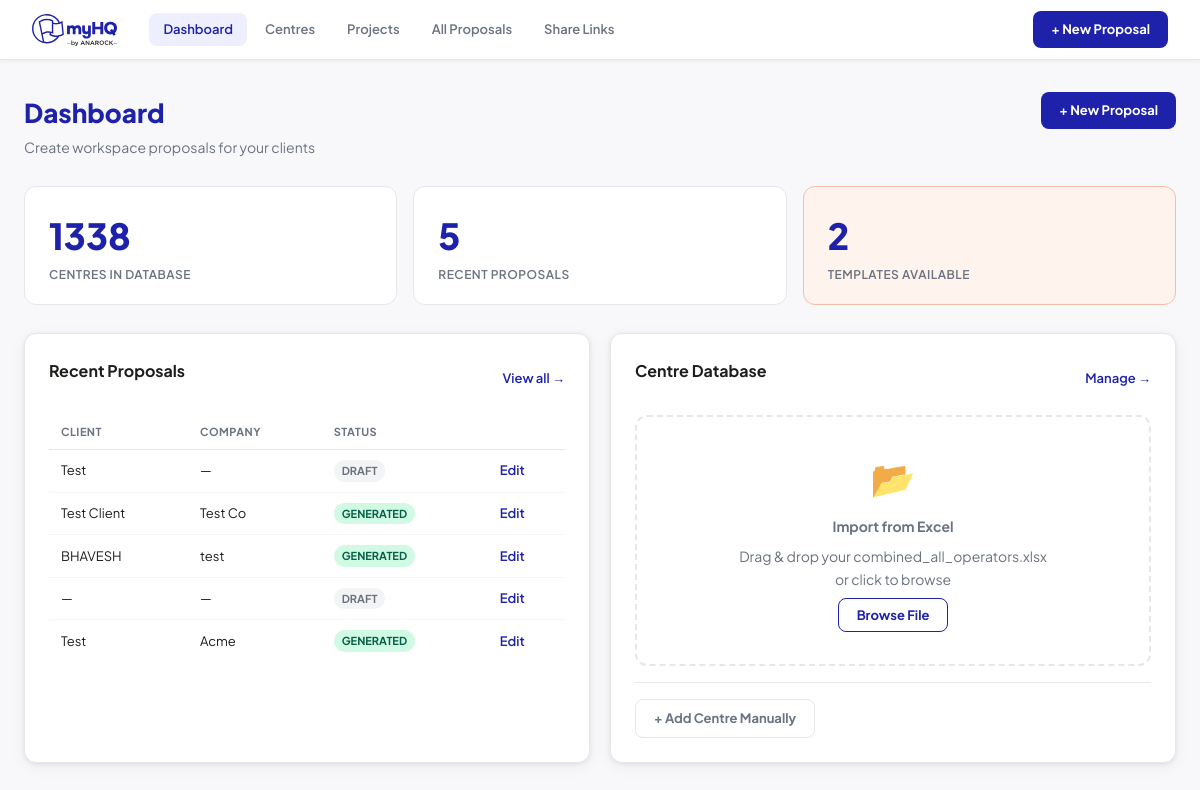
The page / on the database its author committed.
### tables this page shows
CREATE TABLE proposals (
            id INTEGER PRIMARY KEY AUTOINCREMENT,
            title TEXT,
            template TEXT DEFAULT 'london',
            client_name TEXT,
            client_company TEXT,
            client_email TEXT,
            client_location TEXT,
            team_size TEXT,
            space_type TEXT,
            area_required TEXT,
            budget TEXT,
            duration TEXT,
            selected_centres TEXT DEFAULT '[]',
            manual_centres TEXT DEFAULT '[]',
            status TEXT DEFAULT 'draft',
            pptx_filename TEXT,
            created_at DATETIME DEFAULT CURRENT_TIMESTAMP
        , pdf_filename TEXT);

### app.py (the view)
@app.route('/')
def index():
    with get_db() as conn:
        centres = conn.execute('SELECT id,name,city,space_type,brand,price_from,price_unit FROM centres ORDER BY name').fetchall()
        proposals = conn.execute('SELECT id,title,client_name,client_company,status,created_at FROM proposals ORDER BY created_at DESC LIMIT 5').fetchall()
        centre_count = conn.execute('SELECT COUNT(*) FROM centres').fetchone()[0]
    return render_template('index.html', centres=centres, proposals=proposals, centre_count=centre_count)

### app.py (called while the page is built)
def get_db():
    conn = sqlite3.connect(DB_PATH)
    conn.row_factory = sqlite3.Row
    return conn

### templates/index.html (shortened to what this page needs)
{% extends 'base.html' %}
{% block content %}
<div class="page-header">
  <div>
    <h1>Dashboard</h1>
    <p class="subtitle">Create workspace proposals for your clients</p>
  </div>
  <a href="/proposals/new" class="btn btn-primary">+ New Proposal</a>
</div>
<div class="stats-row">
  <div class="stat-card">
    <div class="stat-num">{{ centre_count }}</div>
    <div class="stat-label">Centres in Database</div>
  </div>
  <div class="stat-card">
    <div class="stat-num">{{ proposals|length }}</div>
    <div class="stat-label">Recent Proposals</div>
  </div>
  <div class="stat-card blush">
    <div class="stat-num">2</div>
    <div class="stat-label">Templates Available</div>
  </div>
</div>
<div class="grid-2col">
  <div class="card">
    <div class="card-header">
      <h2>Recent Proposals</h2>
      <a href="/proposals" class="link-sm">View all →</a>
    </div>
    {% if proposals %}
    <table class="table">
      <thead><tr><th>Client</th><th>Company</th><th>Status</th><th></th></tr></thead>
      <tbody>
      {% for p in proposals %}
      <tr>
        <td>{{ p.client_name or '—' }}</td>
        <td>{{ p.client_company or '—' }}</td>
        <td><span class="badge badge-{{ p.status }}">{{ p.status }}</span></td>
        <td><a href="/proposals/{{ p.id }}" class="link-sm">Edit</a></td>
      </tr>
      {% endfor %}
      </tbody>
    </table>
    {% else %}
    <div class="empty-state">
      <p>No proposals yet.</p>
      <a href="/proposals/new" class="btn btn-primary">Create your first</a>
    </div>
    {% endif %}
  </div>
  <div class="card">
    <div class="card-header">
      <h2>Centre Database</h2>
      <a href="/centres" class="link-sm">Manage →</a>
    </div>
    <div class="import-zone" id="importZone">
      <div class="import-icon">📂</div>
      <p><strong>Import from Excel</strong></p>
      <p class="text-muted">Drag & drop your combined_all_operators.xlsx<br>or click to browse</p>
      <button class="btn btn-outline" onclick="document.getElementById('excelInput').click()">Browse File</button>
    </div>
    <div class="card-footer">
      <a href="/centres/add-page" class="btn btn-ghost">+ Add Centre Manually</a>
    </div>
  </div>
</div>
{% endblock %}

### templates/base.html (shortened to what this page needs)
<!DOCTYPE html>
<html lang="en">
<head>
<link rel="stylesheet" href="{{ url_for('static', filename='css/style.css') }}">
</head>
<body>
<nav class="topnav">
  <a href="/" class="nav-logo">
    <img src="{{ url_for('static', filename='images/myhq-logo.svg') }}" alt="myHQ" height="32" onerror="this.style.display='none';this.nextElementSibling.style.display='block'">
  </a>
  <div class="nav-links">
    <a href="/" class="nav-link {% if request.path == '/' %}active{% endif %}">Dashboard</a>
    <a href="/centres" class="nav-link {% if '/centres' in request.path %}active{% endif %}">Centres</a>
    <a href="/projects" class="nav-link {% if '/projects' in request.path %}active{% endif %}">Projects</a>
    <a href="/proposals" class="nav-link {% if '/proposals' in request.path and '/projects' not in request.path %}active{% endif %}">All Proposals</a>
    <a href="/dashboard" class="nav-link {% if '/dashboard' in request.path %}active{% endif %}">Share Links</a>
  </div>
  <a href="/proposals/new" class="btn btn-primary">+ New Proposal</a>
</nav>
<main class="main-content">
{% block content %}{% endblock %}
</main>
</body>
</html>

### static/css/style.css (style rules this page uses)
:root { --blue: #1E22AA; --mint: #ADDFB3; --blush: #F4BEAA; --aqua: #96E6DC; --dark: #1D1D1B; --grey: #6B7280; --lgrey: #F5F5F5; --border: #E5E7EB; --white: #FFFFFF; --radius: 12px; --shadow: 0 1px 4px rgba(0,0,0,.07), 0 4px 16px rgba(0,0,0,.05); }
*, *::before, *::after { box-sizing: border-box; margin: 0; padding: 0; }
body { font-family: 'Plus Jakarta Sans', system-ui, sans-serif; color: var(--dark); background: #F8F8FB; font-size: 14px; line-height: 1.6; }
a { color: var(--blue); text-decoration: none; }
.topnav { position: sticky; top: 0; z-index: 100; display: flex; align-items: center; gap: 32px; height: 60px; padding: 0 32px; background: var(--white); border-bottom: 1px solid var(--border); box-shadow: 0 1px 4px rgba(0,0,0,.06); }
.nav-logo { display: flex; align-items: center; gap: 8px; text-decoration: none; }
.nav-links { display: flex; gap: 4px; flex: 1; }
.nav-link { padding: 6px 14px; border-radius: 8px; color: var(--grey); font-weight: 600; font-size: 13px; transition: background .15s, color .15s; }
.nav-link.active { color: var(--blue); background: #EEEFFE; }
.main-content { max-width: 1200px; margin: 0 auto; padding: 32px 24px; }
.page-header { display: flex; align-items: flex-start; justify-content: space-between; margin-bottom: 28px; gap: 16px; }
.page-header h1 { font-size: 26px; font-weight: 800; color: var(--blue); }
.page-header .subtitle { color: var(--grey); margin-top: 2px; }
.btn { display: inline-flex; align-items: center; gap: 6px; padding: 8px 18px; border-radius: 8px; font-family: inherit; font-size: 13px; font-weight: 700; border: none; cursor: pointer; transition: opacity .15s, transform .1s; white-space: nowrap; }
.btn-primary { background: var(--blue); color: #fff; }
.btn-outline { background: transparent; color: var(--blue); border: 1.5px solid var(--blue); }
.btn-ghost { background: transparent; color: var(--grey); border: 1.5px solid var(--border); }
.card { background: var(--white); border-radius: var(--radius); border: 1px solid var(--border); padding: 24px; box-shadow: var(--shadow); }
.card-header { display: flex; align-items: center; justify-content: space-between; margin-bottom: 16px; }
.card-header h2 { font-size: 16px; font-weight: 700; color: var(--dark); }
.card-footer { margin-top: 16px; padding-top: 16px; border-top: 1px solid var(--border); }
.card h2 { font-size: 16px; font-weight: 700; margin-bottom: 16px; color: var(--dark); }
.stats-row { display: flex; gap: 16px; margin-bottom: 28px; }
.stat-card { flex: 1; background: var(--white); border: 1px solid var(--border); border-radius: var(--radius); padding: 20px 24px; }
.stat-card.blush { background: #FFF3EE; border-color: var(--blush); }
.stat-num { font-size: 36px; font-weight: 800; color: var(--blue); }
.stat-label { font-size: 12px; font-weight: 600; color: var(--grey); text-transform: uppercase; letter-spacing: .04em; }
.grid-2col { display: grid; grid-template-columns: 1fr 1fr; gap: 20px; }
.table { width: 100%; border-collapse: collapse; font-size: 13px; }
.table th { text-align: left; padding: 8px 12px; font-weight: 700; color: var(--grey); border-bottom: 1px solid var(--border); font-size: 11px; text-transform: uppercase; letter-spacing: .04em; }
.table td { padding: 10px 12px; border-bottom: 1px solid var(--lgrey); }
.table tr:last-child td { border-bottom: none; }
.badge { display: inline-block; padding: 2px 8px; border-radius: 100px; font-size: 11px; font-weight: 700; text-transform: uppercase; }
.badge-draft { background: #F3F4F6; color: var(--grey); }
.badge-generated { background: #D1FAE5; color: #065F46; }
.import-zone { border: 2px dashed var(--border); border-radius: var(--radius); padding: 32px; text-align: center; cursor: pointer; transition: border-color .15s; }
.import-zone p { color: var(--grey); margin-bottom: 8px; }
.import-icon { font-size: 36px; margin-bottom: 8px; }
.text-muted { color: var(--grey); }
.link-sm { font-size: 13px; font-weight: 600; color: var(--blue); }

### rows shown on the page
proposals: client_name "Test", client_company "—", status "DRAFT"
proposals: client_name "Test Client", client_company "Test Co", status "GENERATED"
proposals: client_name "BHAVESH", client_company "test", status "GENERATED"
proposals: client_name "—", client_company "—", status "DRAFT"
proposals: client_name "Test", client_company "Acme", status "GENERATED"

### other values the page prints
{{ centre_count }} "1338"
{{ proposals|length }} "5"
